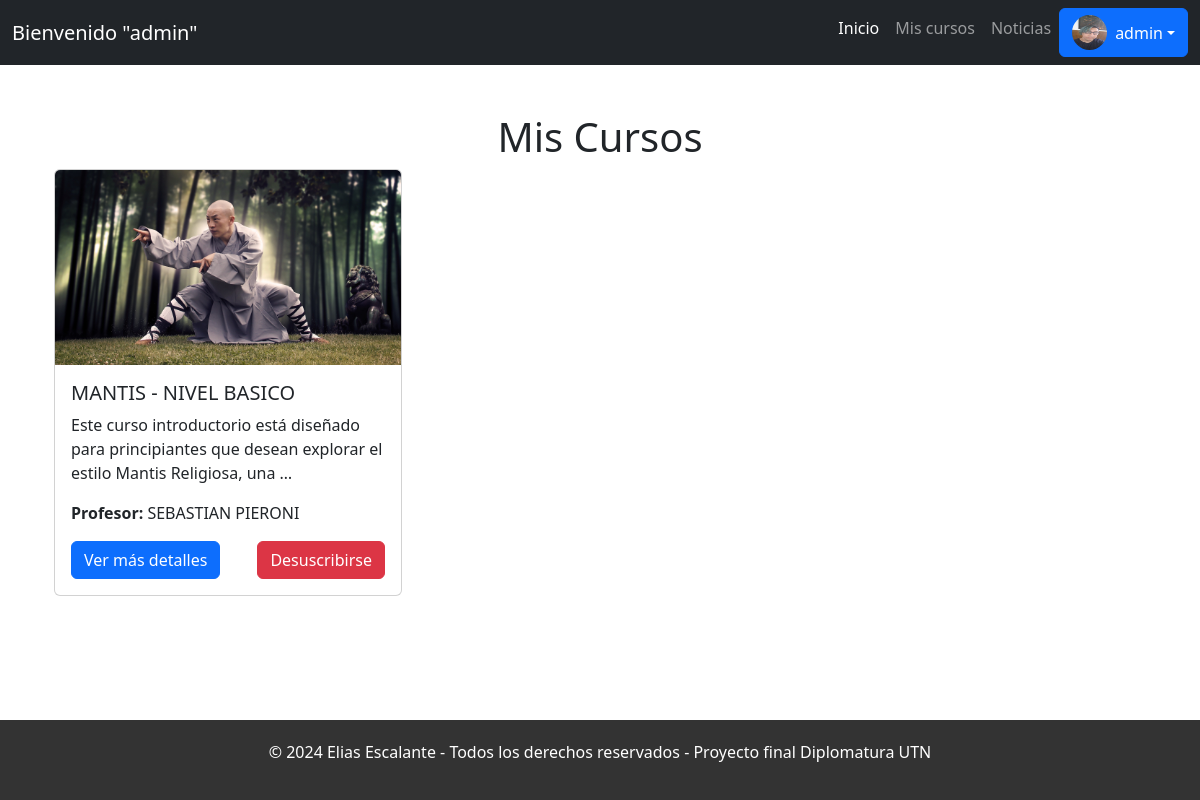
The app's page /cursos/mis-cursos/ (signed in), older data.
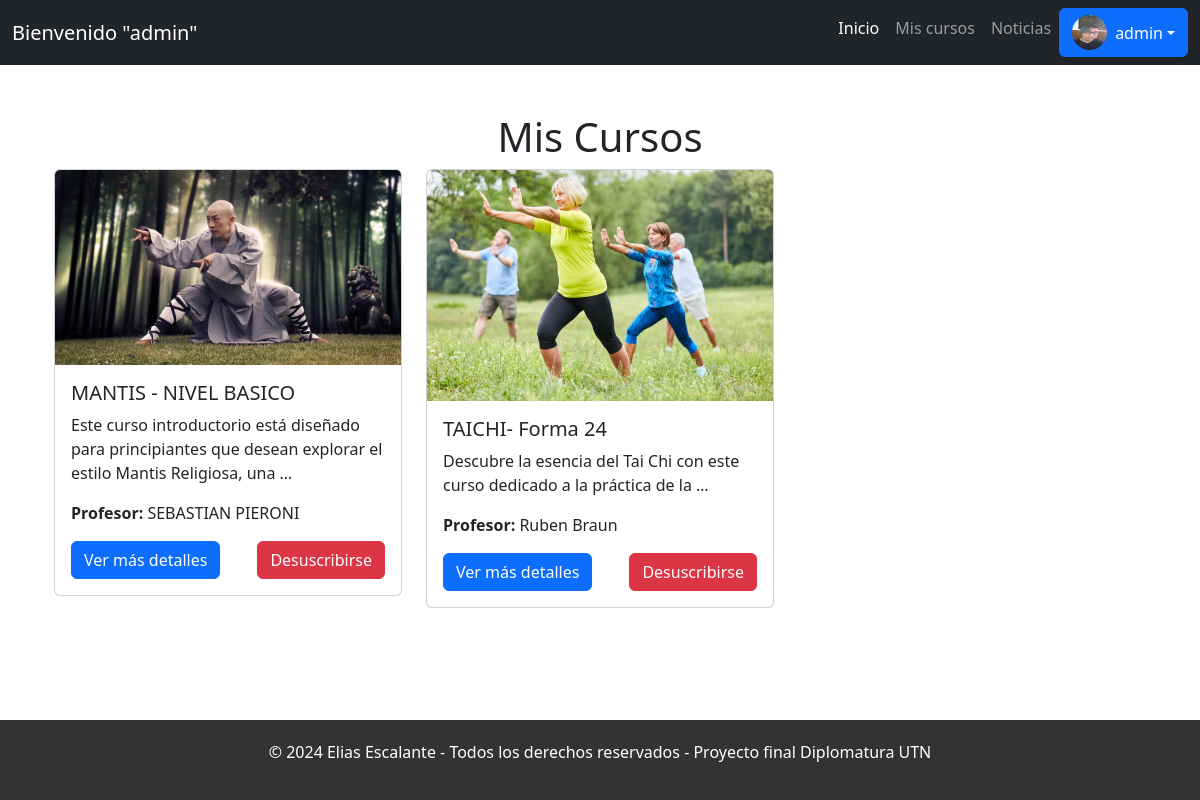
The same page, newer data.
### usuarios/models.py (models this page shows, shortened)
class User(AbstractUser):
    imagen = models.ImageField(upload_to='profile_images/', blank=True, null=True)
    fecha_nacimiento = models.DateField(blank=True, null=True)
    ciudad = models.CharField(max_length=40, blank=True)
    domicilio = models.CharField(max_length=80, blank=True)
    telefono = models.CharField(max_length=30, blank=True)
    email = models.EmailField(unique=True, validators=[EmailValidator()])

### cursos/models.py (models this page shows)
class Curso(models.Model):
    nombre = models.CharField(max_length=50)
    comision = models.CharField(max_length=20)
    Profesor = models.CharField(max_length=50)
    Descripcion = models.TextField(max_length=500)
    cupo = models.IntegerField(default=0)
    precio = models.DecimalField(max_digits=12, decimal_places=2, default=0.00)
    imagen = models.ImageField(upload_to="producto/%Y/%m/%d", blank=True, null=True)
    direccion= models.CharField(max_length=200)
    def __str__(self):
        return "curso: " + self.nombre

### cursos/views.py (the view)
# urls.py: path('mis-cursos/', views.mis_cursos, name='mis_cursos'),
@login_required
def mis_cursos(request):
    tickets = Ticket.objects.filter(usuario=request.user).select_related('curso')
    cursos = [{'curso': ticket.curso, 'ticket_id': ticket.id} for ticket in tickets]
    print(cursos)
    return render(request, 'cursos/mis_cursos.html', {'cursos': cursos})

### templates/cursos/mis_cursos.html (shortened to what this page needs)
{% extends 'layout.html' %}
{% load static%}
{% block content %}
<div class="container mt-5">
    <h1 class="text-center">Mis Cursos</h1>
    {% if cursos %}
        <div class="row">
            {% for curso in cursos %}
                <div class="col-md-4 mb-4">
                    <div class="card">
                        <img src="{{ curso.curso.imagen.url }}" class="card-img-top" alt="{{ curso.curso.nombre }}">
                        <div class="card-body">
                            <h5 class="card-title">{{ curso.curso.nombre }}</h5>
                            <p class="card-text">{{ curso.curso.Descripcion|truncatewords:15 }}</p>
                            <p><strong>Profesor:</strong> {{ curso.curso.Profesor }}</p>
                            <div class="d-flex justify-content-between">
                                <a href="{% url 'detalle_curso' curso.curso.id %}" class="btn btn-primary">Ver más detalles</a>
                                <form id="desuscribir-form-{{ curso.ticket_id }}" action="{% url 'desuscribirse_curso' curso.ticket_id %}" method="post">
                                    <button type="button" class="btn btn-danger" onclick="confirmarDesuscripcion({{ curso.ticket_id }})">
                                        Desuscribirse
                                    </button>
                                </form>
                            </div>
                        </div>
                    </div>
                </div>
            {% endfor %}
        </div>
    {% else %}
        <p class="text-center">No estás inscrito en ningún curso actualmente.</p>
    {% endif %}
</div>
{% endblock %}

### templates/layout.html (shortened to what this page needs)
{% load static %}
<!DOCTYPE html>
<html lang="es">
<head>
    <link href="https://cdn.jsdelivr.net/npm/bootstrap@5.3.3/dist/css/bootstrap.min.css" rel="stylesheet">
    <link rel="stylesheet" href="{% static 'layout/css/layout.css' %}">
</head>
<body class="{% block body_class %}{% endblock %}">
    <div class="main-container">
        <nav class="navbar navbar-expand-lg navbar-dark bg-dark">
            <div class="container-fluid">
                <a class="navbar-brand" href="#">Bienvenido "{{ user.username }}"</a>
                <div class="collapse navbar-collapse" id="navbarNav">
                    <ul class="navbar-nav ms-auto">
                        <li class="nav-item">
                            <a class="nav-link active" aria-current="page" href="{% url 'home_usuarios'%}">Inicio</a>
                        </li>
                        <li class="nav-item">
                            <a class="nav-link" href="{% url 'mis_cursos' %}">Mis cursos</a>
                        </li>
                        <li class="nav-item">
                            <a class="nav-link" href="{% url 'noticias' %}">Noticias</a>
                        </li>
                        <li class="nav-item dropdown">
                            <a class="btn btn-primary dropdown-toggle d-flex align-items-center" href="#" id="userDropdown" role="button" data-bs-toggle="dropdown" aria-expanded="false">
                                {% if user.imagen %}
                                    <img src="{{ user.imagen.url }}" alt="Usuario" class="rounded-circle me-2" style="width: 35px; height: 35px;">
                                {% else %}
                                    <img src="{% static 'profile_images/1.jpg' %}" alt="Usuario" class="rounded-circle me-2" style="width: 35px; height: 35px;">
                                {% endif %}
                                {{ user.username }}
                            </a>
                        </li>
                    </ul>
                </div>
            </div>
        </nav>
        <div class="content">
            <div class="container mt-4">
                {% block content %}{% endblock %}
            </div>
        </div>
        <footer>
            <div class="container">
                <p>© 2024 Elias Escalante - Todos los derechos reservados - Proyecto final Diplomatura UTN </p>
            </div>
        </footer>
    </div>
</body>
</html>

### static/layout/css/layout.css (style rules this page uses)
html, body { height: 100%; margin: 0; }
.main-container { min-height: 100%; display: flex; flex-direction: column; }
.navbar { width: 100%; top: 0; left: 0; z-index: 1040; }
.content { flex-grow: 1; }
footer { background-color: #333; color: #fff; text-align: center; padding: 20px 0; position: relative; bottom: 0; width: 100%; }

Row changes from the older to the newer data that the page shows:
now on this page (row edited): Curso: curso.imagen (picture), curso.nombre "TAICHI- Forma 24", curso.Descripcion "Descubre la esencia del Tai Chi con este curso dedicado a la práctica de la …", curso.Profesor "Ruben Braun"
